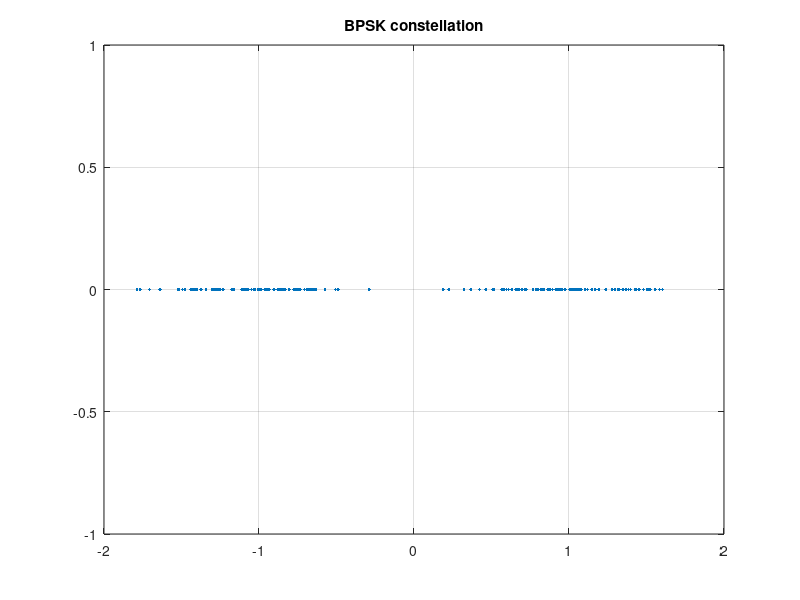
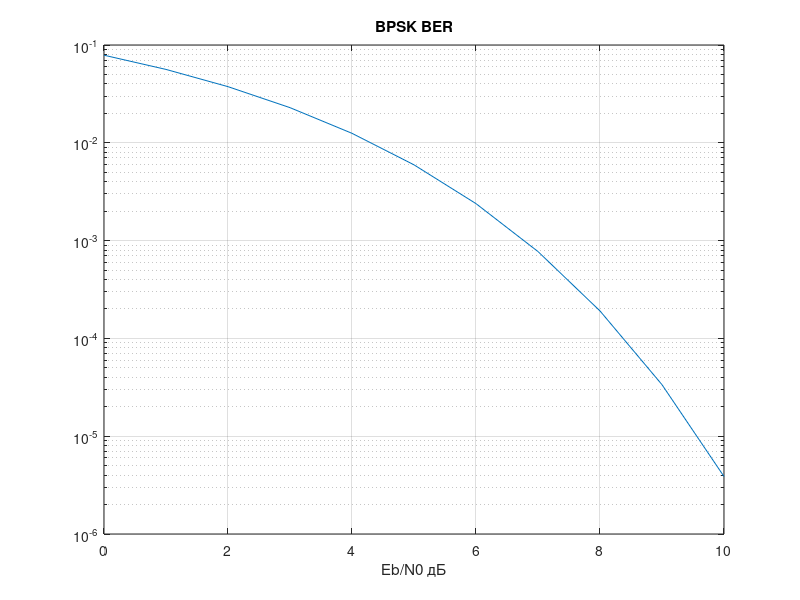

These charts were generated, in order, by the following MATLAB code:
% BPSK
% Созвездие + BER(Eb/N0)

noise = 0.3; Ns = 200;
bits = randi([0 1], 1, Ns);
sym = 1 - 2*bits;
rx = sym + noise*randn(1, Ns);
figure;
plot(real(rx), imag(rx), '.');
title('BPSK constellation'); axis([-2 2 -1 1]); grid on;
ebn0 = 0:1:10;
figure;
semilogy(ebn0, 0.5*erfc(sqrt(10.^(ebn0/10))));
title('BPSK BER'); xlabel('Eb/N0 дБ'); grid on;

%{
@play
{
 "title": "BPSK",
 "groups": [
  {
   "name": "Channel",
   "controls": [
    {
     "var": "noise",
     "label": "Noise σ",
     "min": 0.05,
     "max": 1.0,
     "step": 0.05,
     "default": 0.3
    }
   ]
  }
 ]
}
%}
